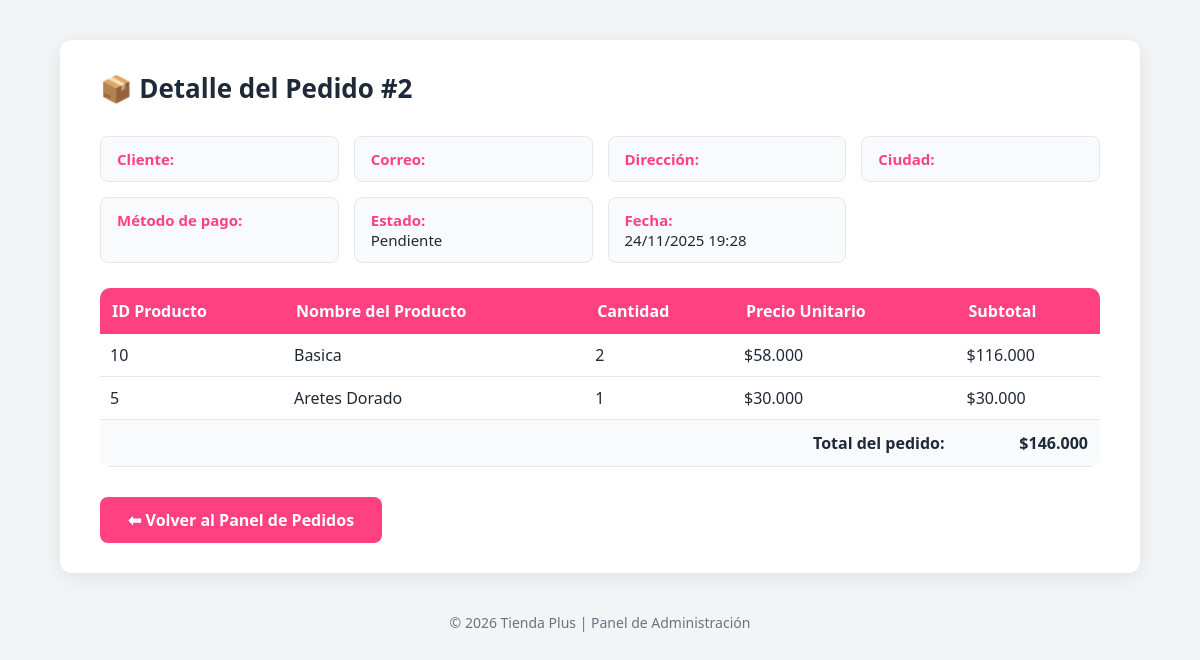
Page /web/detalle_pedido.php?id=2 (signed in) on the committed database.
### tables this page shows
CREATE TABLE `pedidos` (
  `id` int(11) NOT NULL,
  `usuario_id` int(11) NOT NULL,
  `fecha` datetime DEFAULT current_timestamp(),
  `total` decimal(10,2) NOT NULL,
  `envio` decimal(10,2) DEFAULT 0.00,
  `estado` varchar(50) DEFAULT 'pendiente'
);

CREATE TABLE `detalle_pedido` (
  `id` int(11) NOT NULL,
  `pedido_id` int(11) NOT NULL,
  `producto_id` int(11) NOT NULL,
  `cantidad` int(11) NOT NULL,
  `precio` decimal(10,2) NOT NULL,
  `talla` varchar(10) DEFAULT NULL
);

CREATE TABLE `productos` (
  `id` int(11) NOT NULL,
  `categoria_id` int(11) NOT NULL,
  `nombre` varchar(100) NOT NULL,
  `descripcion` text DEFAULT NULL,
  `precio` decimal(10,2) NOT NULL,
  `stock` int(11) NOT NULL DEFAULT 0,
  `tallas` varchar(100) DEFAULT NULL,
  `imagen` varchar(255) DEFAULT NULL,
  `destacado` tinyint(1) DEFAULT 0
);

### web/detalle_pedido.php (the view, shortened to what this page needs)
<?php
$conn = new mysqli("localhost", "root", "", "TiendaPlus");
$pedido_id = isset($_GET['id']) ? intval($_GET['id']) : 0;
$sql_pedido = "
    SELECT p.*, u.nombre AS usuario_nombre
    FROM pedidos p
    LEFT JOIN usuarios u ON p.usuario_id = u.id
    WHERE p.id = ?
";
$stmt = $conn->prepare($sql_pedido);
$stmt->bind_param("i", $pedido_id);
$stmt->execute();
$result = $stmt->get_result();
$pedido = $result->fetch_assoc();
$sql_detalle = "
    SELECT dp.producto_id, pr.nombre, dp.cantidad, dp.precio
    FROM detalle_pedido dp
    JOIN productos pr ON pr.id = dp.producto_id
    WHERE dp.pedido_id = ?
";
$stmt = $conn->prepare($sql_detalle);
$stmt->bind_param("i", $pedido_id);
$stmt->execute();
$detalle = $stmt->get_result();
?>
<!DOCTYPE html>
<html lang="es">
<head>
</head>
<body>
<div class="container">
  <header>
    <h1>📦 Detalle del Pedido #<?= $pedido['id'] ?></h1>
  </header>
  <section class="info">
    <div><strong>Cliente:</strong><br><?= htmlspecialchars($pedido['cliente']) ?></div>
    <div><strong>Correo:</strong><br><?= htmlspecialchars($pedido['email']) ?></div>
    <div><strong>Dirección:</strong><br><?= htmlspecialchars($pedido['direccion']) ?></div>
    <div><strong>Ciudad:</strong><br><?= htmlspecialchars($pedido['ciudad']) ?></div>
    <div><strong>Método de pago:</strong><br><?= htmlspecialchars($pedido['metodo_pago']) ?></div>
    <div><strong>Estado:</strong><br><?= ucfirst($pedido['estado']) ?></div>
    <div><strong>Fecha:</strong><br><?= date("d/m/Y H:i", strtotime($pedido['fecha'])) ?></div>
  </section>
  <table>
    <thead>
      <tr>
        <th>ID Producto</th>
        <th>Nombre del Producto</th>
        <th>Cantidad</th>
        <th>Precio Unitario</th>
        <th>Subtotal</th>
      </tr>
    </thead>
    <tbody>
    <?php
    $total = 0;
    while ($fila = $detalle->fetch_assoc()):
        $subtotal = $fila['precio'] * $fila['cantidad'];
        $total += $subtotal;
    ?>
      <tr>
        <td><?= $fila['producto_id'] ?></td>
        <td><?= htmlspecialchars($fila['nombre']) ?></td>
        <td><?= $fila['cantidad'] ?></td>
        <td>$<?= number_format($fila['precio'], 0, ',', '.') ?></td>
        <td>$<?= number_format($subtotal, 0, ',', '.') ?></td>
      </tr>
    <?php endwhile; ?>
      <tr>
        <td colspan="4" class="total">Total del pedido:</td>
        <td class="total">$<?= number_format($total, 0, ',', '.') ?></td>
      </tr>
    </tbody>
  </table>
  <a href="javascript:history.back()" class="btn-back">⬅ Volver al Panel de Pedidos</a>
</div>
<footer>
  © <?= date('Y') ?> Tienda Plus | Panel de Administración
</footer>
</body>
</html>

### web/detalle_pedido.php (style rules this page uses)
:root { --azul: #ff4081; --gris-fondo: #f3f4f6; --gris-borde: #e5e7eb; --texto: #1f2937; }
body { font-family: 'Segoe UI', Tahoma, sans-serif; background: var(--gris-fondo); color: var(--texto); margin: 0; padding: 0; }
.container { max-width: 1000px; background: white; margin: 40px auto; padding: 30px 40px; border-radius: 12px; box-shadow: 0 4px 20px rgba(0,0,0,0.08); }
header { display: flex; justify-content: space-between; align-items: center; margin-bottom: 30px; }
h1 { color: var(--azu); font-size: 26px; margin: 0; }
.info { display: grid; grid-template-columns: repeat(auto-fit, minmax(230px, 1fr)); gap: 15px; margin-top: 15px; font-size: 15px; }
.info div { background: #f9fafb; padding: 12px 16px; border-radius: 8px; border: 1px solid var(--gris-borde); }
.info strong { color: var(--azul); }
table { width: 100%; border-collapse: collapse; margin-top: 25px; border-radius: 10px; overflow: hidden; }
th { background: var(--azul); color: white; text-align: left; padding: 12px; }
td { border-bottom: 1px solid var(--gris-borde); padding: 10px; }
.total { text-align: right; font-weight: bold; background: #f9fafb; padding: 12px; }
.btn-back { display: inline-block; margin-top: 30px; padding: 12px 28px; background: var(--azul); color: white; text-decoration: none; border-radius: 8px; font-weight: 600; transition: all 0.3s ease; }
footer { text-align: center; color: #6b7280; margin-top: 40px; font-size: 14px; }

### rows in the picture
pedidos: id "2", estado "Pendiente", fecha "24/11/2025 19:28"
detalle_pedido: producto "10", producto.nombre "Basica", cantidad "2", precio "58.000", subtotal "116.000"
detalle_pedido: producto "5", producto.nombre "Aretes Dorado", cantidad "1", precio "30.000", subtotal "30.000"

### other values in the picture
$total "146.000"
